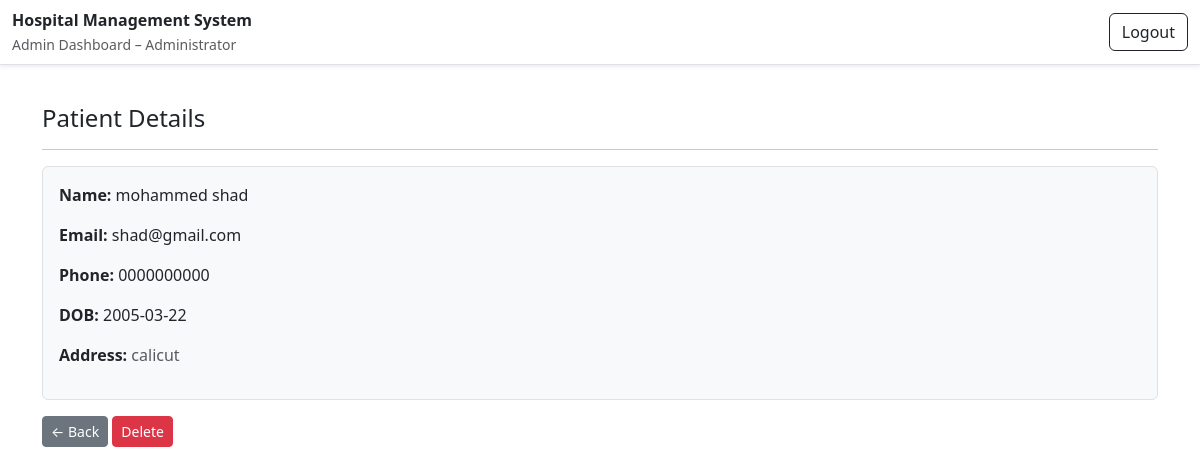
The app's page /admin/patient/1 (signed in) with its own data.
### database/model.py (models this page shows)
class Patient(db.Model):
  patient_id = db.Column(db.Integer, primary_key=True)
  full_name = db.Column(db.String(64), nullable = False)
  email = db.Column(db.String(254), nullable=False, unique=True)
  password = db.Column(db.String(256), nullable=False)
  phone_no = db.Column(db.String(15), nullable = False, unique=True)
  dob = db.Column(db.Date, nullable=False)
  address = db.Column(db.Text, nullable=False)
  appointments = db.relationship('Appointment', backref='patient', lazy=True)

### controllers/admin.py (the view)
    @app.route("/admin/patient/<int:patient_id>")
    @admin_required
    def view_patient(patient_id):
        patient = Patient.query.get(patient_id)
        if not patient:
            flash("Patient not found.", "warning")
            return redirect(url_for("admin_role_tab", role="patients"))
        return render_template("admin/patient_detail.html", patient=patient)

### controllers/admin.py (called while the page is built)
def admin_required(view_func):
    @wraps(view_func)
    def wrapper(*args, **kwargs):
        if 'user_id' not in session:
            flash('Please log in first.')
            return redirect(url_for('login'))
        if session.get('role') != 'admin':
            flash('Access denied: Admins only.')
            return redirect(url_for('login'))
        return view_func(*args, **kwargs)
    return wrapper

### templates/admin/patient_detail.html (shortened to what this page needs)
{% extends "admin/admin_base.html" %}
{% block content %}
<div class="container mt-4">
  <h4>Patient Details</h4>
  <hr>
  {% if patient %}
    <div class="border rounded p-3 mb-3 bg-light">
      <p><strong>Name:</strong> {{ patient.full_name }}</p>
      <p><strong>Email:</strong> {{ patient.email }}</p>
      <p><strong>Phone:</strong> {{ patient.phone_no }}</p>
      {% if patient.dob %}
        <p><strong>DOB:</strong> {{ patient.dob }}</p>
      {% endif %}
      <p>
        <strong>Address:</strong>
        <span class="text-muted">{{ patient.address }}</span>
      </p>
    </div>
    <div class="mt-3">
      <a href="{{ url_for('admin_role_tab', role='patients') }}" class="btn btn-secondary btn-sm">← Back</a>
      <form method="post" action="{{ url_for('delete_patient', patient_id=patient.patient_id) }}"
            style="display:inline;" onsubmit="return confirm('Delete this patient?');">
        <button type="submit" class="btn btn-danger btn-sm">Delete</button>
      </form>
    </div>
  {% else %}
    <div class="alert alert-warning">Patient not found.</div>
  {% endif %}
</div>
{% endblock %}

### templates/admin/admin_base.html (style rules this page uses)
body { padding-top: 64px; }

### records on screen
Patient: full_name "mohammed shad", email "shad@gmail.com", phone_no "0000000000", dob "2005-03-22", address "calicut"
